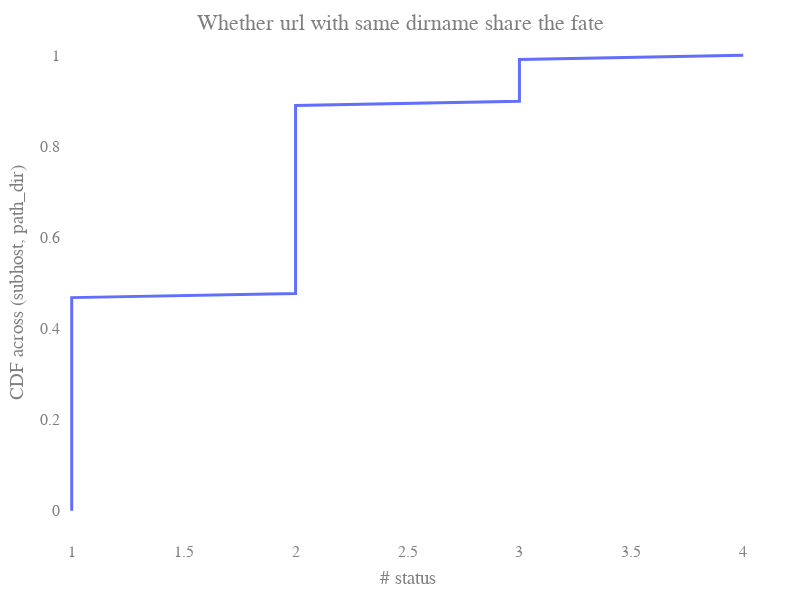

Here is the notebook cell this chart was saved with:
### Code cell
host_extractor = url_utils.HostExtractor()
years = [1999, 2004, 2009, 2014, 2019]
headers = ['45xx']
filters = [re.compile("^[45xx]")]
df = pd.DataFrame({})
status, count = [], 0
fate = {}
for year in years:
    year_dict = {'year': [year]}
    for h, f in zip(headers, filters):
        match = db.url_broken.aggregate([
            {"$match": {"status": f, "year": year}},
            {"$lookup": {
                "from": "search_meta",
                "let": {"id": "$_id"},
                "pipeline": [
                    {"$match": {"usage": "represent", "similarity": {"$gte": 0.8}}},
                    {"$match": {"$expr": {"$and": [
                        {"$eq": ["$url", "$$id"]}
                    ]}}}
                ],
                "as": "searched"
            }},
            {"$match": {"searched.0": {"$exists": True}}},
            {"$unwind": "$searched"},
            {"$project": {"searched_url": "$searched.searched_url", "similairty": "$searched.similarity", "year": True, "status": True}}
        ])
        match = list(match)
        for url in match:
            orig_host = host_extractor.extract(url['_id'])
            search_host = host_extractor.extract(url['searched_url'])
            if orig_host == search_host:
                count += 1
                path = urlparse(url['_id']).path
                if path == '': path += '/'
                elif path[-1] == '/' and path != '/': path = path[:-1]
                dirr = os.path.dirname(path)
                same_path = list(db.url_status_implicit_broken.find({"_id": re.compile(dirr), "hostname": orig_host, 'year': year}))
                for i in range(len(same_path)):
                    if same_path[i]['url'] == url['_id']: same_path[i]['searched_url'] = url['searched_url']
                if len(same_path) >= 2:
                    status.append(len(set([url_utils.status_categories(sp['status'], '') for sp in same_path])))
                    fate['{}|{}'.format(orig_host, path)] = same_path
        print(len(status))
print(len(status), count)
json.dump(fate, open('tmp/reorganize.json', 'w+'))
plotly_utils.plot_CDF(pd.DataFrame({'num': status}), xtitle='# status', ytitle='CDF across (subhost, path_dir)',\
                      title='Whether url with same dirname share the fate')

### Figure 1 — Plotly figure (JSON) as saved in the notebook; plotly's stock layout.template omitted (floating-point values rounded to 4 significant figures)
{"data": [{"line": {"width": 3}, "mode": "lines", "name": "num", "type": "scatter", "x": [1, 1, 1, 1, 1, 1, 1, 1, 1, 1, 1, 1, 1, 1, 1, 1, 1, 1, 1, 1, 1, 1, 1, 1, 1, 1, 1, 1, 1, 1, 1, 1, 1, 1, 1, 1, 1, 1, 1, 1, 1, 1, 1, 1, 1, 1, 1, 1, 1, 1, 1, 1, 2, 2, 2, 2, 2, 2, 2, 2, 2, 2, 2, 2, 2, 2, 2, 2, 2, 2, 2, 2, 2, 2, 2, 2, 2, 2, 2, 2, 2, 2, 2, 2, 2, 2, 2, 2, 2, 2, 2, 2, 2, 2, 2, 2, 2, 2, 3, 3, 3, 3, 3, 3, 3, 3, 3, 3, 3, 4], "y": [0, 0.009174, 0.01835, 0.02752, 0.0367, 0.04587, 0.05505, 0.06422, 0.07339, 0.08257, 0.09174, 0.1009, 0.1101, 0.1193, 0.1284, 0.1376, 0.1468, 0.156, 0.1651, 0.1743, 0.1835, 0.1927, 0.2018, 0.211, 0.2202, 0.2294, 0.2385, 0.2477, 0.2569, 0.2661, 0.2752, 0.2844, 0.2936, 0.3028, 0.3119, 0.3211, 0.3303, 0.3394, 0.3486, 0.3578, 0.367, 0.3761, 0.3853, 0.3945, 0.4037, 0.4128, 0.422, 0.4312, 0.4404, 0.4495, 0.4587, 0.4679, 0.4771, 0.4862, 0.4954, 0.5046, 0.5138, 0.5229, 0.5321, 0.5413, 0.5505, 0.5596, 0.5688, 0.578, 0.5872, 0.5963, 0.6055, 0.6147, 0.6239, 0.633, 0.6422, 0.6514, 0.6606, 0.6697, 0.6789, 0.6881, 0.6972, 0.7064, 0.7156, 0.7248, 0.7339, 0.7431, 0.7523, 0.7615, 0.7706, 0.7798, 0.789, 0.7982, 0.8073, 0.8165, 0.8257, 0.8349, 0.844, 0.8532, 0.8624, 0.8716, 0.8807, 0.8899, 0.8991, 0.9083, 0.9174, 0.9266, 0.9358, 0.945, 0.9541, 0.9633, 0.9725, 0.9817, 0.9908, 1]}], "layout": {"autosize": false, "font": {"color": "#7f7f7f", "family": "Time New Roman", "size": 16}, "height": 600, "margin": {"b": 50, "l": 50, "pad": 4, "r": 50, "t": 30}, "plot_bgcolor": "rgba(0, 0, 0, 0)", "title": {"text": "Whether url with same dirname share the fate", "x": 0.5, "yanchor": "top"}, "width": 800, "xaxis": {"range": [0.97, 4.03], "title": {"text": "# status"}, "type": "linear"}, "yaxis": {"autorange": true, "range": [-0.05556, 1.056], "title": {"text": "CDF across (subhost, path_dir)"}, "type": "linear"}}}
